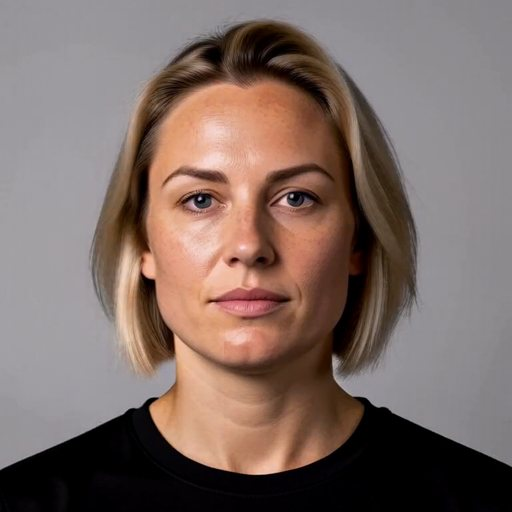
#> input picture etat/01_visage.jpg, 512 x 512 px
$ python orbit360.py ../../etat/01_visage.jpg ../../etat/10_visage.jpg 5 ../../etat/10_visage.jpg
#> lines starting #> are read from the running program, lines starting #| are printed output that depends on the picture
"""Orbite 360° d'un personnage : H3 FL2VA pruned int8 + LoRA d'orbite de
pablodawson (`minimax_h3_flf2v_orbit360_v1.safetensors`, HF
pablodawson/MiniMax-H3-360-Orbit-LoRA), la même image en première et
dernière image, 768², 73 images, sans CFG ; nœuds natifs ComfyUI (gabarit
officiel video_minimax_h3_i2v). Essai du 28/09 sur mj-costaud : un tour
complet qui revient sur l'image de départ ; 28 pas en 18 min, turbo 8 pas
(LoRA fl2v turbo 8 steps) en 6 min, de même qualité.

À lancer sur la machine du ComfyUI H3 (:8189), avec un python qui a PIL
et numpy (sur DGX1 : ~/ComfyUI/venv/bin/python) :
  python orbit360.py <image> <nom> [pas] [turbo]
Écrit ~/cf_orbit/<nom>_00001_.mp4. Pas encore un étage de la chaîne."""
import json
import sys
import time
import urllib.parse
import urllib.request
import uuid
from pathlib import Path

URL = "http://127.0.0.1:8189"
PROMPT = ("One frozen instant. Only the camera moves. In a continuous 360 orbit. Preserve every person and object in "
          "exactly the same world position, orientation, shape and pose throughout the shot. Airborne objects remain "
          "suspended at the captured height and angle: no wobbling, shaking, spinning, drifting, falling or continued "
          "action. Keep faces, hands, clothing, liquids and the background motionless while retaining their natural "
          "appearance. Camera parallax is the only source of apparent movement. No cuts, zoom, morphing or added "
          "objects.")


def upload(path: Path) -> str:
    boundary = uuid.uuid4().hex
    body = (f"--{boundary}\r\nContent-Disposition: form-data; name=\"image\"; filename=\"{path.name}\"\r\n"
            f"Content-Type: application/octet-stream\r\n\r\n").encode() + path.read_bytes() + (
        f"\r\n--{boundary}\r\nContent-Disposition: form-data; name=\"overwrite\"\r\n\r\ntrue\r\n--{boundary}--\r\n").encode()
    req = urllib.request.Request(URL + "/upload/image", data=body, method="POST",
                                 headers={"Content-Type": f"multipart/form-data; boundary={boundary}"})
    return json.loads(urllib.request.urlopen(req).read())["name"]


def square(src: Path, side: int = 768) -> Path:
    """Le personnage au carré sur son propre fond : la hauteur du cadre à
    88 %, centré, le fond prolongé par la couleur des bords."""
#> called with side = 768
    from PIL import Image
    import numpy as np

    img = Image.open(src).convert("RGB")
#> img is the input picture: PIL image 512x512 RGB; mean R, G, B 125.9, 108.1, 101.8
    a = np.asarray(img)
    bg = tuple(int(x) for x in np.median(np.concatenate([a[:, :10].reshape(-1, 3), a[:, -10:].reshape(-1, 3)]), 0))
#> bg = (142, 140, 143)
    scale = side * 0.92 / img.height
#> scale = 1.38
    small = img.resize((max(1, int(img.width * scale)), int(img.height * scale)), Image.LANCZOS)
    out = Image.new("RGB", (side, side), bg)
    out.paste(small, ((side - small.width) // 2, (side - small.height) // 2))
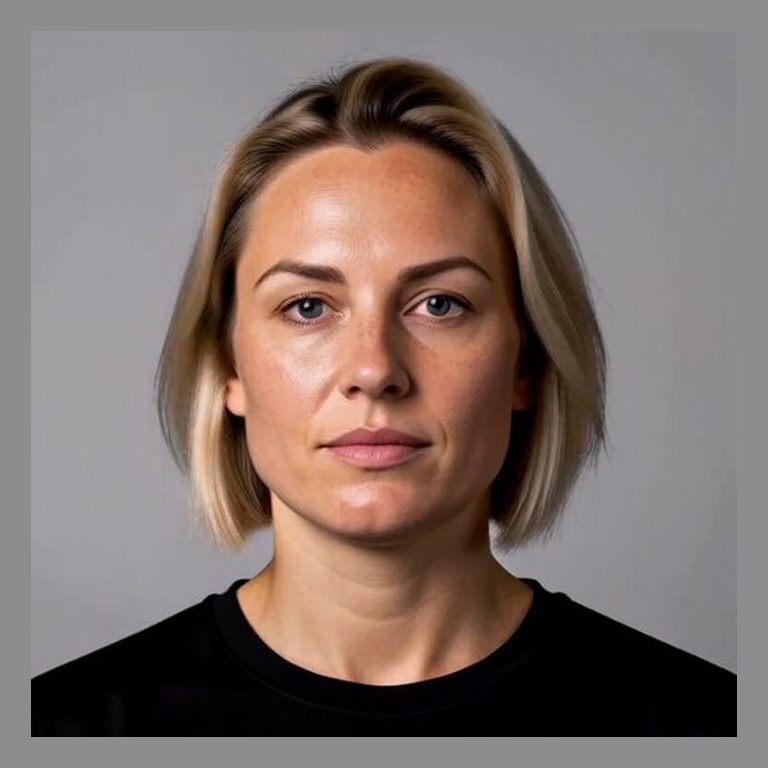
#> out: PIL image 768x768 RGB; mean R, G, B 128.4, 113, 108.2
    dest = Path("/tmp") / f"orbit_src_{src.stem}_{side}.png"
    out.save(dest)
    return dest


def main():
    src, name = Path(sys.argv[1]), sys.argv[2]
    steps = int(sys.argv[3]) if len(sys.argv) > 3 else 28
    turbo = len(sys.argv) > 4 and sys.argv[4] == "turbo"
    first = upload(square(src))
    model = ["6", 0]
    wf = {
        "6": {"class_type": "UNETLoader", "inputs": {"unet_name": "minimax_h3_fl2va_pruned_int8_convrot.safetensors",
                                                     "weight_dtype": "default"}},
        "121": {"class_type": "LoraLoaderModelOnly", "inputs": {"model": model, "strength_model": 1.0,
                                                                "lora_name": "minimax_h3_flf2v_orbit360_v1.safetensors"}},
    }
    model = ["121", 0]
    if turbo:
        wf["122"] = {"class_type": "LoraLoaderModelOnly", "inputs": {
            "model": model, "strength_model": 1.0,
            "lora_name": "Minimax_H3/minimax_h3_fl2v_turbo_8step_v1.0_comfyui_bf16.safetensors"}}
        model = ["122", 0]
    wf.update({
        "13": {"class_type": "CLIPLoader", "inputs": {"clip_name": "qwen3vl_32b_minimax_h3_int8_convrot.safetensors",
                                                      "type": "minimax", "device": "default"}},
        "11": {"class_type": "VAELoader", "inputs": {"vae_name": "minimax_h3_video_vae_fp16.safetensors"}},
        "4": {"class_type": "LoadImage", "inputs": {"image": first}},
        "104": {"class_type": "MiniMaxH3ImageToVideo",
                "inputs": {"clip": ["13", 0], "vae": ["11", 0], "prompt": PROMPT, "width": 768, "height": 768,
                           "length": 73, "first_frame": ["4", 0], "last_frame": ["4", 0]}},
        "16": {"class_type": "BasicGuider", "inputs": {"model": model, "conditioning": ["104", 0]}},
        "17": {"class_type": "KSamplerSelect", "inputs": {"sampler_name": "res_multistep"}},
        "9": {"class_type": "BasicScheduler", "inputs": {"model": model, "scheduler": "simple", "steps": steps,
                                                         "denoise": 1.0}},
        "15": {"class_type": "RandomNoise", "inputs": {"noise_seed": 7}},
        "14": {"class_type": "SamplerCustomAdvanced",
               "inputs": {"noise": ["15", 0], "guider": ["16", 0], "sampler": ["17", 0], "sigmas": ["9", 0],
                          "latent_image": ["104", 1]}},
        "10": {"class_type": "VAEDecode", "inputs": {"samples": ["14", 0], "vae": ["11", 0]}},
        "91": {"class_type": "CreateVideo", "inputs": {"images": ["10", 0], "fps": 24}},
        "92": {"class_type": "SaveVideo", "inputs": {"video": ["91", 0], "filename_prefix": f"orbit/{name}",
                                                     "format": "mp4", "codec": "h264"}},
    })
    req = urllib.request.Request(URL + "/prompt", data=json.dumps({"prompt": wf}).encode(), method="POST",
                                 headers={"Content-Type": "application/json"})
    try:
        pid = json.loads(urllib.request.urlopen(req).read())["prompt_id"]
    except urllib.error.HTTPError as exc:
        sys.exit(exc.read().decode()[:2000])
    t0 = time.time()
    while True:
        time.sleep(5)
        hist = json.loads(urllib.request.urlopen(f"{URL}/history/{pid}").read())
        if pid in hist:
            h = hist[pid]
            status = h.get("status", {})
            if status.get("status_str") == "error":
                sys.exit(json.dumps(status)[:2000])
            for out in h["outputs"].values():
                for kind in ("videos", "gifs", "images"):
                    for f in out.get(kind, []):
                        q = urllib.parse.urlencode({"filename": f["filename"], "subfolder": f["subfolder"],
                                                    "type": f["type"]})
                        dest = Path.home() / "cf_orbit" / f["filename"]
                        dest.parent.mkdir(exist_ok=True)
                        dest.write_bytes(urllib.request.urlopen(f"{URL}/view?{q}").read())
                        print("écrit", dest, round(time.time() - t0), "s", flush=True)
            return


if __name__ == "__main__":
    main()
#> (the call stopped at in upload, `return json.loads(urllib.request.urlopen(req).read())["name"]`: the network is not available in this run)

$ run again, on etat/02_pleinpied.jpg
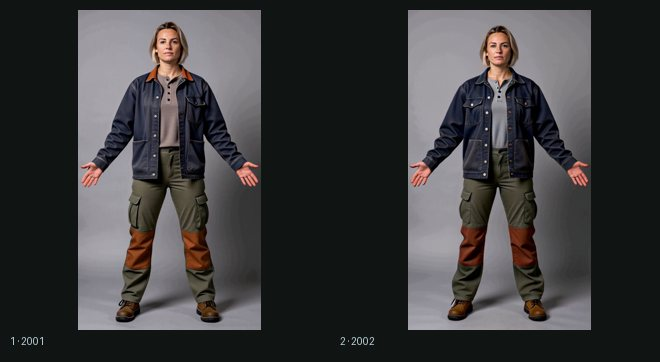
#> input picture etat/02_pleinpied.jpg, 660 x 362 px
#> in square, img is the input picture: PIL image 660x362 RGB; mean R, G, B 60.9, 60.2, 61
#> bg = (16, 20, 19)
#> in square, `out.paste(small, ((side - small.width) // 2, (side - small.height) // ..`:
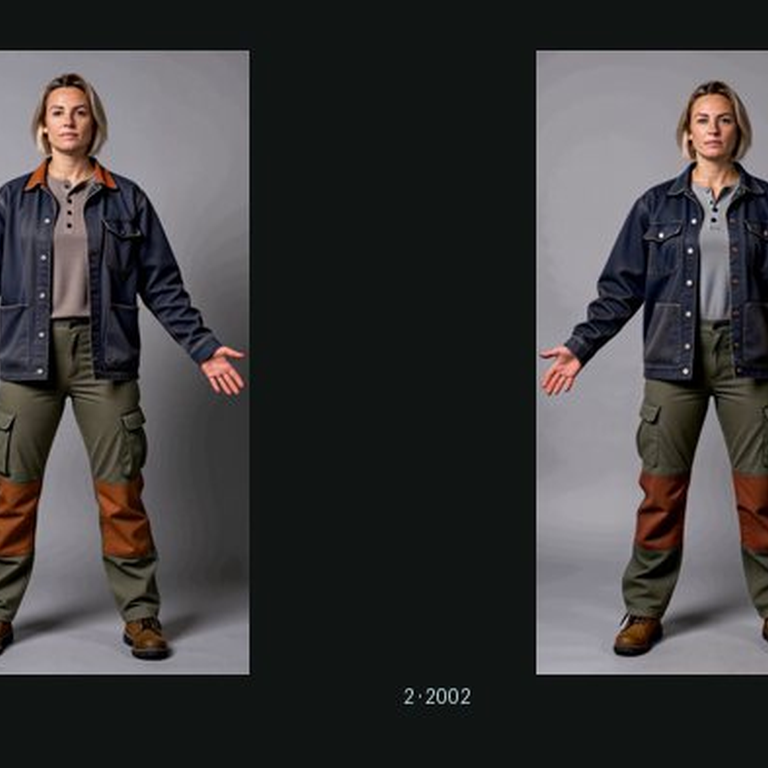
#> out: PIL image 768x768 RGB; mean R, G, B 60.8, 59.5, 60

$ run again, on etat/03_planche.jpg
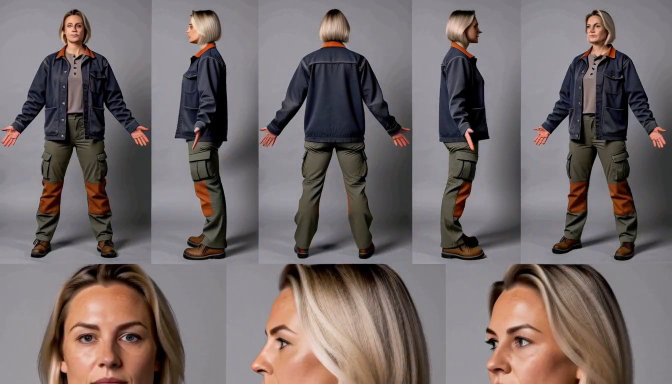
#> input picture etat/03_planche.jpg, 1344 x 768 px (shown at 1/2 size)
#> in square, img is the input picture: PIL image 1344x768 RGB; mean R, G, B 116.3, 106.1, 105.8
#> bg = (131, 129, 134)
#> in square, `out = Image.new("RGB", (side, side), bg)`:
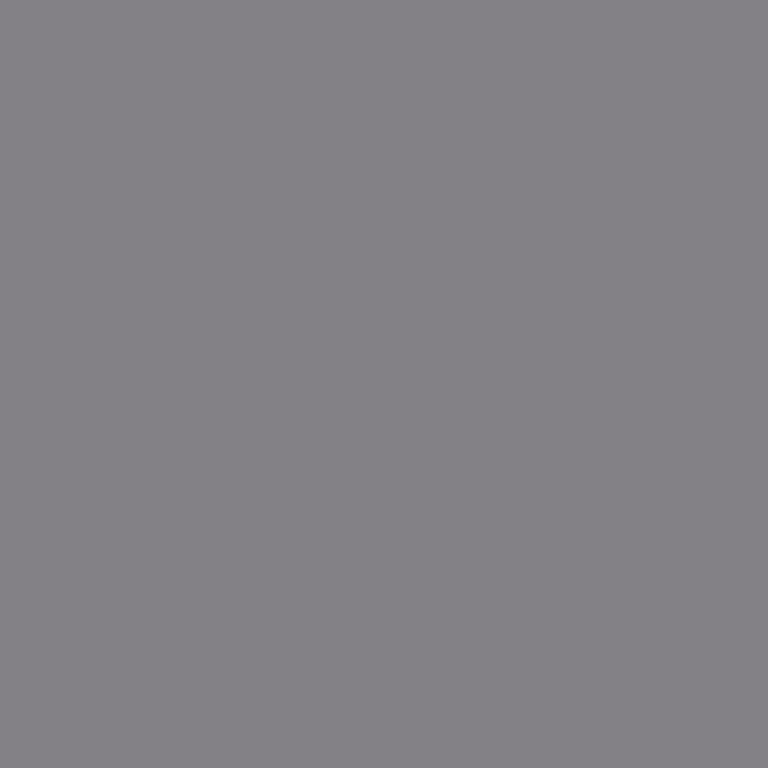
#> out: PIL image 768x768 RGB; mean R, G, B 131, 129, 134
#> in square, `out.paste(small, ((side - small.width) // 2, (side - small.height) // ..`:
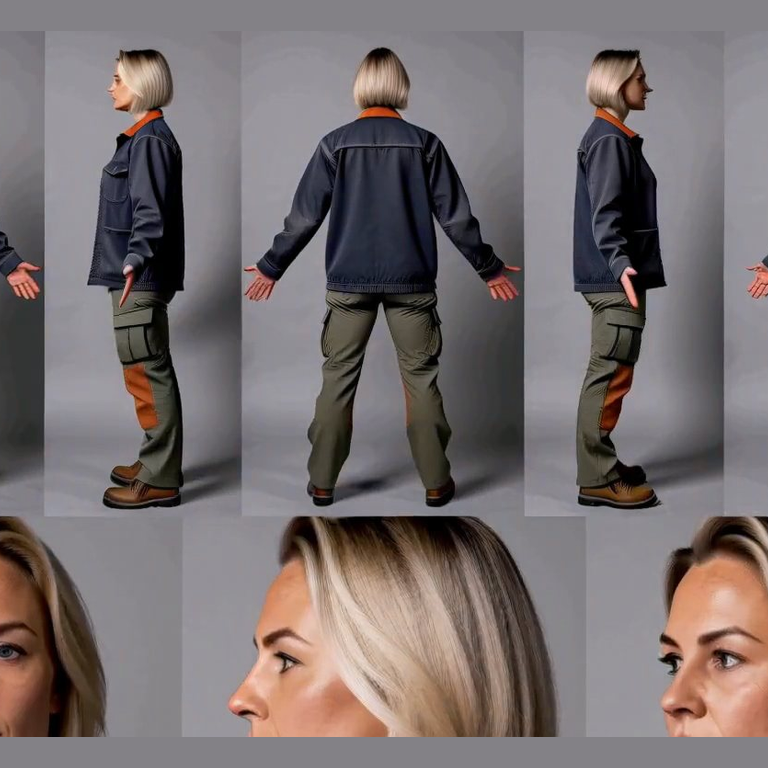
#> out: PIL image 768x768 RGB; mean R, G, B 119.8, 111, 111.5

$ run again, on etat/03_planche_ab.jpg
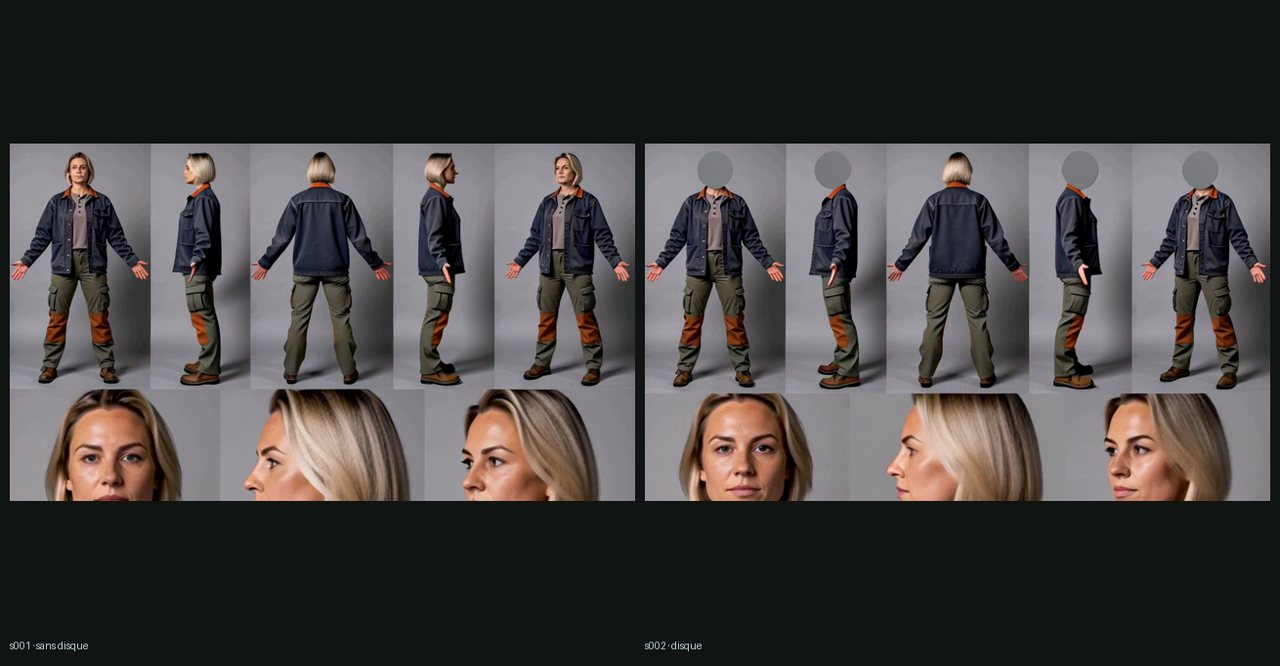
#> input picture etat/03_planche_ab.jpg, 1280 x 666 px
#> in square, img is the input picture: PIL image 1280x666 RGB; mean R, G, B 68.7, 65.4, 64.8
#> bg = (16, 20, 19)
#> in square, `out.paste(small, ((side - small.width) // 2, (side - small.height) // ..`:
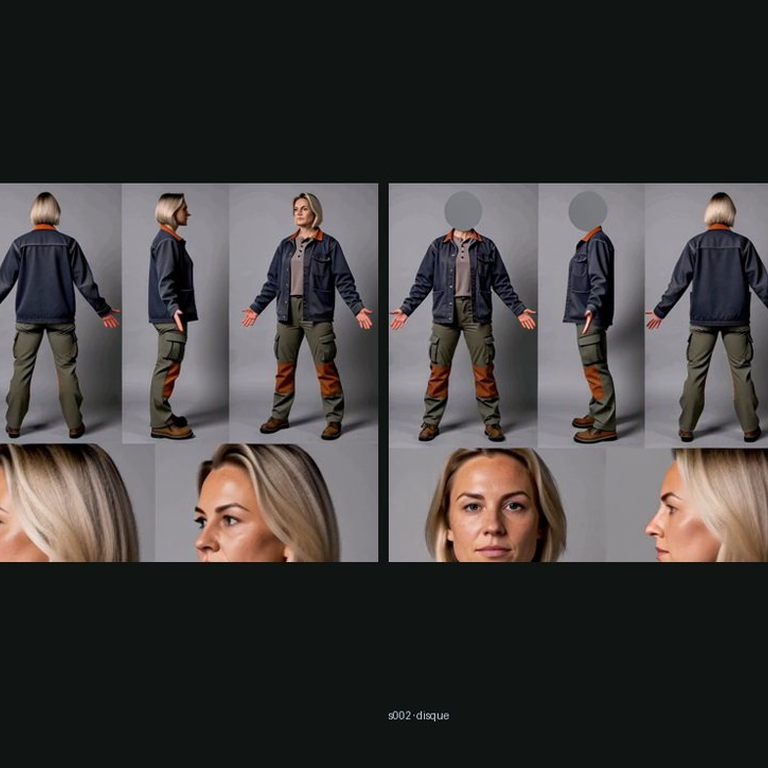
#> out: PIL image 768x768 RGB; mean R, G, B 64.7, 61.8, 60.9
